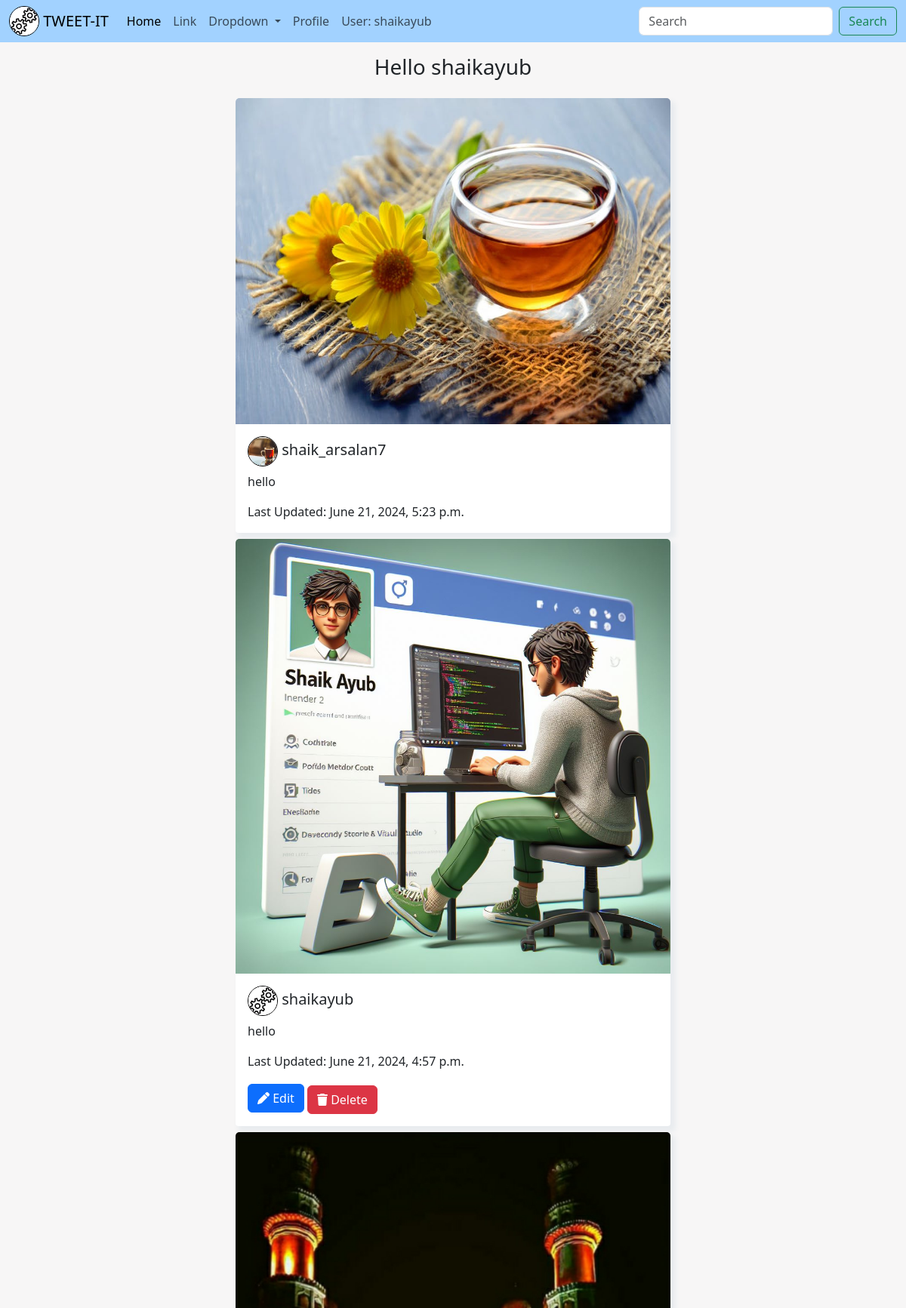
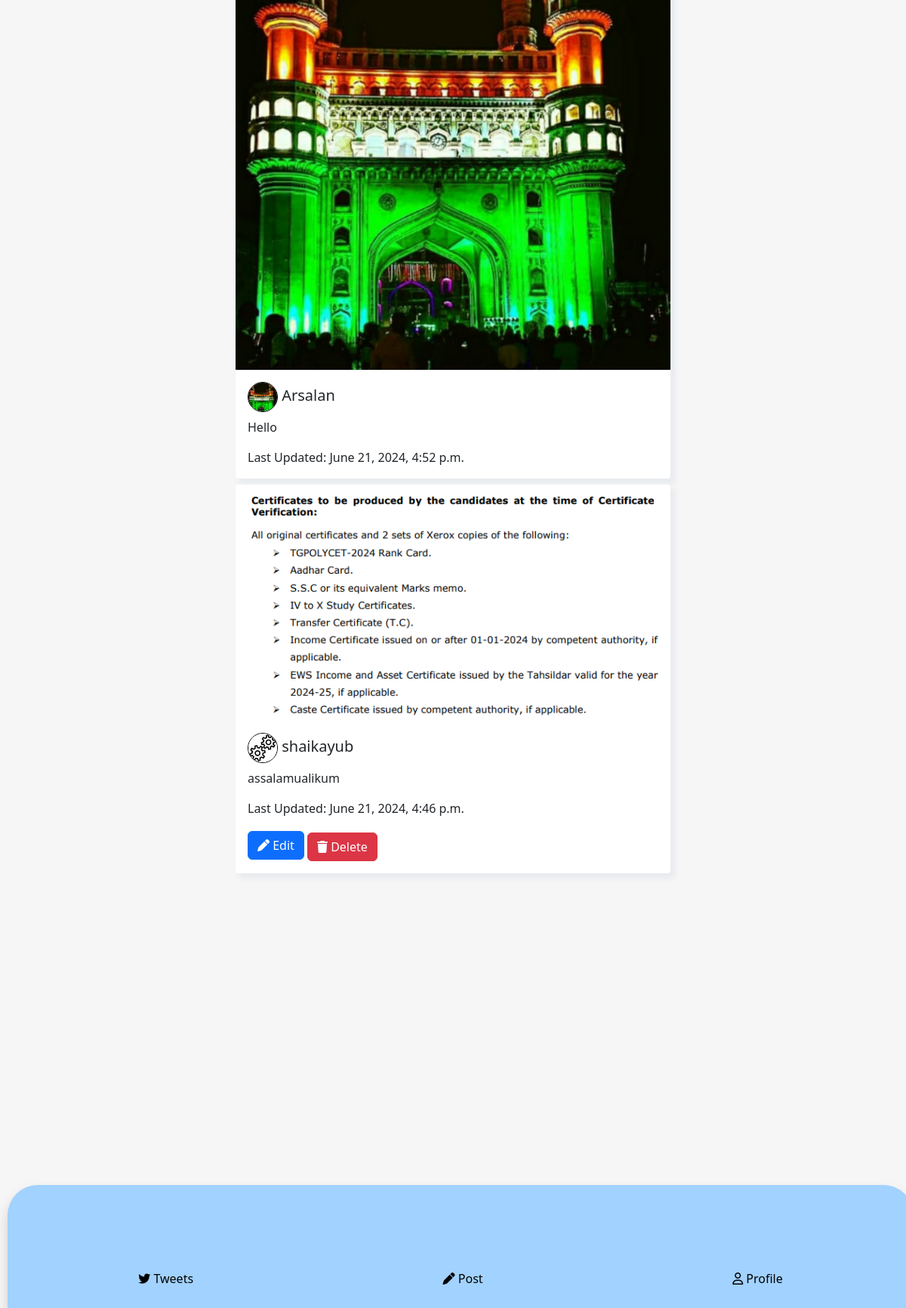
The app's page / (signed in) with its own data (2 pictures, top to bottom).
### main/models.py (models this page shows, shortened)
class Profile(models.Model):
    user = models.OneToOneField(settings.AUTH_USER_MODEL, on_delete=models.CASCADE)
    profile_pic = models.ImageField(upload_to='profile_pics/', blank=True, null=True)

class Tweet(models.Model):
    user = models.ForeignKey(settings.AUTH_USER_MODEL, on_delete=models.CASCADE)
    text = models.TextField(max_length=240)
    photo = models.ImageField(upload_to='photos/',null=True,blank=True)
    created_at = models.DateTimeField(default=timezone.now)
    updated_at = models.DateTimeField(default=timezone.now)

### main/views.py (the view, shortened to what this page needs)
# urls.py: path('', views.tweetlist, name='tweetlist'),
def tweetlist(request):
    tweets = Tweet.objects.all().order_by('-created_at')
    search_query = request.GET.get('search', '')
    context = {
        'tweets': tweets,
        'search_query': search_query,
    }
    return render(request, 'tweet_list.html', context)

### main/templates/tweet_list.html (shortened to what this page needs)
{% extends 'base.html' %}
{% block start %}
<div class="container-fluid main " style="max-width: 600px;">
  <h3 class="text-center mt-3 mb-4">Hello {{ request.user.username }}</h3>
  <div class="row justify-content-center gap-1">
    {% for tweet in tweets %}
    <div class=" mb-3" >
      <div class="card mb-2">
        <a href="{% url 'tweet_detail' tweet.id %}">
        {% if tweet.photo %}
        <img src="{{ tweet.photo.url }}" class="card-img-top" alt="Tweet Image" style="height: 100%; object-fit: cover;">
        {% endif %}
        </a>
        <div class="card-body">
          <h5 class="card-title">
            <span>
              {% if tweet.user.profile.profile_pic %}
              <img src="{{ tweet.user.profile.profile_pic.url }}" alt="Profile Picture" class="profile_pic">
                {% endif %}
            </span>
            {{ tweet.user.username }}
          </h5>
          <p class="card-text">{{ tweet.text }}</p>
          {% if tweet.updated_at %}
          <p class="card-text time">Last Updated: {{ tweet.updated_at }}</p>
          {% else %}
          <p class="card-text time">Created: {{ tweet.created_at }}</p>
          {% endif %}
          {% if tweet.user == user %}
          <a href="{% url 'tweetedit' tweet.id %}" class="btn btn-primary"><i class="fa-solid fa-pen" style="color: #ffffff;"></i> Edit</a>
          <a href="{% url 'tweetdelete' tweet.id %}" class="btn btn-danger mt-1"><i class="fa-solid fa-trash" style="color: #ffffff;"></i> Delete</a>
          {% endif %}
        </div>
      </div>
          {% endfor %}
      </div>
      </div>
      </div>
</div>
<div class="mobile-menu nav navbar-expand-lg  mt-3 mb-2  shadow p-2">
  <li>
    <a href="{% url 'user_tweets' %}"><i class="fa-brands fa-twitter" style="color: #000000;"></i> Tweets</a>
  </li>
  <li>
    <a href="{% url 'tweetcreate' %}" class=""><i class="fa-solid fa-pen" style="color: #000000;"></i> Post</a>
  </li>
  <li>
        <a href="profile/"><i class="fa-regular fa-user" style="color: #000000;"></i> Profile</a>
        </li>
    </div>
{% endblock %}

### main/templates/base.html (shortened to what this page needs)
{% load static %}
<!DOCTYPE html>
<html lang="en" data-bs-theme="light">
  <head>
    <link rel="stylesheet" href="https://cdnjs.cloudflare.com/ajax/libs/font-awesome/6.5.2/css/all.min.css" />
    <link
      href="https://cdn.jsdelivr.net/npm/bootstrap@5.3.3/dist/css/bootstrap.min.css"
      rel="stylesheet"
    />
    <link rel="stylesheet" href="{% static 'css/style.css' %}" />
  </head>
  <body>
    <nav class="navbar navbar-expand-lg " >
        <div class="container-fluid">
          {% if request.user.profile.profile_pic %}
            <img src="{{ request.user.profile.profile_pic.url }}" class="profile-image" alt="Profile Image" style="height: 40px; width: 40px;">
        {% endif %}
          <a class="navbar-brand" href="#"> &nbsp;TWEET-IT</a>
          <div class="collapse navbar-collapse" id="navbarSupportedContent">
            <ul class="navbar-nav me-auto mb-2 mb-lg-0">
              <li class="nav-item">
                <a class="nav-link active" aria-current="page" href="/">Home</a>
              </li>
              <li class="nav-item">
                <a class="nav-link" href="#">Link</a>
              </li>
              <li class="nav-item dropdown">
                <a class="nav-link dropdown-toggle" href="#" role="button" data-bs-toggle="dropdown" aria-expanded="false">
                  Dropdown
                </a>
              </li>
              <li class="nav-item">
                <a href="{% url 'profile' %}" class="nav-link">Profile</a>
              </li>
              <li class="nav-item">
  <a href="#" class="nav-link">User: {{user.username}}</a>
              </li>
            </ul>
            <form class="d-flex" role="search">
              <input class="form-control me-2" type="search" placeholder="Search" aria-label="Search" name="search">
              <button class="btn btn-outline-success" type="submit">Search</button>
            </form>
          </div>
        </div>
      </nav>
      {% block start %}
    {% endblock %}
  </body>
</html>

### main/static/css/style.css (style rules this page uses)
.card-img-top { object-fit: cover; }
.main { max-height: 80vh; overflow: hidden; overflow: scroll; max-width: 80vw; }
.time { font-weight: 100; font-size: 16px; }
.mobile-menu { position: fixed; margin-top: 40px; align-items: center; bottom: 0px; left: 0px; width: 100%; background-color: #a2d2ff; color: #000; height: 7%; border-radius: 40px; margin-left: 10px; margin-right: 10px; padding: 40px; display: flex; justify-content: space-around; }
.mobile-menu li, a { color: #000; }
.profile_pic { width: 40px; height: 40px; border-radius: 50%; object-fit: cover; border: 0.5px solid black; }
a { text-decoration: none; }
.profile-image { width: 200px; height: 200px; border: 0.5px solid black; border-radius: 50%; object-fit: cover; }
.card-img-top { max-width: 100%; height: auto; }
.navbar { background-color: #a2d2ff; position: sticky; top: 0; z-index: 99999; }
body { background-color: #f7f6f6 }
.card { border: none; box-shadow: 5px 6px 6px 2px #e9ecef; border-radius: 4px; }

### main/templates/base.html (style rules this page uses)
.card-img-top { object-fit: cover; }
.main { max-height: 80vh; overflow: hidden; overflow: scroll; max-width: 80vw; }
.time { font-weight: 100; font-size: 16px; }
.mobile-menu { position: fixed; margin-top: 40px; align-items: center; bottom: 0px; left: 0px; width: 100%; background-color: #a2d2ff; color: #000; height: 7%; border-radius: 40px; margin-left: 10px; margin-right: 10px; padding: 40px; display: flex; justify-content: space-around; }
.mobile-menu li, a { color: #000; }
.profile_pic { width: 40px; height: 40px; border-radius: 50%; object-fit: cover; border: 0.5px solid black; }
a { text-decoration: none; }
.profile-image { width: 200px; height: 200px; border: 0.5px solid black; border-radius: 50%; object-fit: cover; }
.card-img-top { max-width: 100%; height: auto; }
.navbar { background-color: #a2d2ff; position: sticky; top: 0; z-index: 99999; }
body { background-color: #f7f6f6 }
.card { border: none; box-shadow: 5px 6px 6px 2px #e9ecef; border-radius: 4px; }

### records on screen
Tweet: photo (picture), user.profile.profile_pic (picture), user.username "shaik_arsalan7", text "hello", updated_at "June 21, 2024, 5:23 p.m."
Tweet: photo (picture), user.profile.profile_pic (picture), user.username "shaikayub", text "hello", updated_at "June 21, 2024, 4:57 p.m.", shows "Edit"
Tweet: photo (picture), user.profile.profile_pic (picture), user.username "Arsalan", text "Hello", updated_at "June 21, 2024, 4:52 p.m."
Tweet: photo (picture), user.profile.profile_pic (picture), user.username "shaikayub", text "assalamualikum", updated_at "June 21, 2024, 4:46 p.m.", shows "Edit"

### other values on screen
{{ user.username }} "shaikayub"
{{ request.user.username }} "shaikayub"
